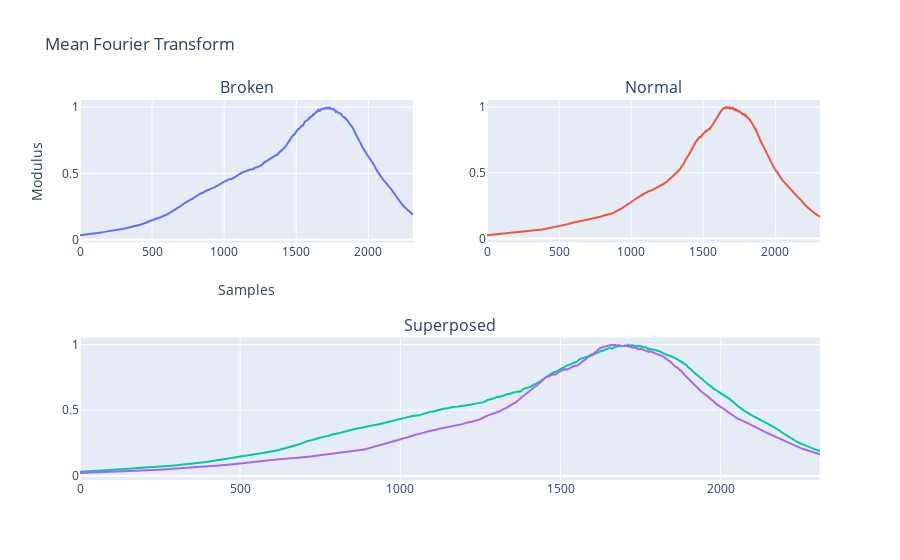

Write notebook code for a chart like this one.
### Code cell
#cortando o espectro de frequência
#deixar o gráfico bonitinho e mais legível
meanf_ok = meanf_ok/len(labels) #média
meanf_nok = meanf_nok/len(labels)
meanf_ok = meanf_ok/max(meanf_ok) #normaliza pelo máximo
meanf_nok = meanf_nok/max(meanf_nok)

f = [i for i in range(len(meanf_ok))] #cria o vetor de tempo
#cria um dataframe dos isoladores com defeito e sem defeito
fourier_df = pd.DataFrame(np.array([f, meanf_nok, meanf_ok]).T)
fourier_df.columns = ["Frequency [Hz]", "Broken", "Normal"]
fourier_df.head()

# Create traces
fig = make_subplots(
    rows=2, cols=2,
    specs=[[{}, {}],
           [{"colspan": 2}, None]],
    subplot_titles=("Broken","Normal", "Superposed"))

#média do fourier das amostras quebradas
fig.add_trace(go.Scatter(x=fourier_df['Frequency [Hz]'],y=fourier_df['Broken'],
                    mode='lines',
                    name='Broken'), row=1, col=1)

#média das amostras ok
fig.add_trace(go.Scatter(x=fourier_df['Frequency [Hz]'],y=fourier_df['Normal'],
                    mode='lines', name='Normal'), row=1, col=2)


#gráfico de superposição de ambos
fig.add_trace(go.Scatter(x=fourier_df['Frequency [Hz]'],y=fourier_df['Broken'],
                    mode='lines',
                    name='Broken'), row=2, col=1)

fig.add_trace(go.Scatter(x=fourier_df['Frequency [Hz]'],y=fourier_df['Normal'],
                    mode='lines', name='Normal'), row=2, col=1)

fig.update_layout(title='Mean Fourier Transform', showlegend=False,
                   xaxis_title='Samples',
                   yaxis_title='Modulus')

fig.show()

### Figure 1 — Plotly figure (JSON) as saved in the notebook; plotly's stock layout.template omitted (floating-point values rounded to 4 significant figures; data arrays with more than 128 entries replaced by an {"elided": "..."} marker saying what was removed)
{"data": [{"mode": "lines", "name": "Broken", "type": "scatter", "x": {"elided": "2311 int values"}, "xaxis": "x", "y": {"elided": "2311 float values"}, "yaxis": "y"}, {"mode": "lines", "name": "Normal", "type": "scatter", "x": {"elided": "2311 int values"}, "xaxis": "x2", "y": {"elided": "2311 float values"}, "yaxis": "y2"}, {"mode": "lines", "name": "Broken", "type": "scatter", "x": {"elided": "2311 int values"}, "xaxis": "x3", "y": {"elided": "2311 float values"}, "yaxis": "y3"}, {"mode": "lines", "name": "Normal", "type": "scatter", "x": {"elided": "2311 int values"}, "xaxis": "x3", "y": {"elided": "2311 float values"}, "yaxis": "y3"}], "layout": {"annotations": [{"font": {"size": 16}, "showarrow": false, "text": "Broken", "x": 0.225, "xanchor": "center", "xref": "paper", "y": 1, "yanchor": "bottom", "yref": "paper"}, {"font": {"size": 16}, "showarrow": false, "text": "Normal", "x": 0.775, "xanchor": "center", "xref": "paper", "y": 1, "yanchor": "bottom", "yref": "paper"}, {"font": {"size": 16}, "showarrow": false, "text": "Superposed", "x": 0.5, "xanchor": "center", "xref": "paper", "y": 0.375, "yanchor": "bottom", "yref": "paper"}], "showlegend": false, "title": {"text": "Mean Fourier Transform"}, "xaxis": {"anchor": "y", "domain": [0, 0.45], "title": {"text": "Samples"}}, "xaxis2": {"anchor": "y2", "domain": [0.55, 1]}, "xaxis3": {"anchor": "y3", "domain": [0, 1]}, "yaxis": {"anchor": "x", "domain": [0.625, 1], "title": {"text": "Modulus"}}, "yaxis2": {"anchor": "x2", "domain": [0.625, 1]}, "yaxis3": {"anchor": "x3", "domain": [0, 0.375]}}}
